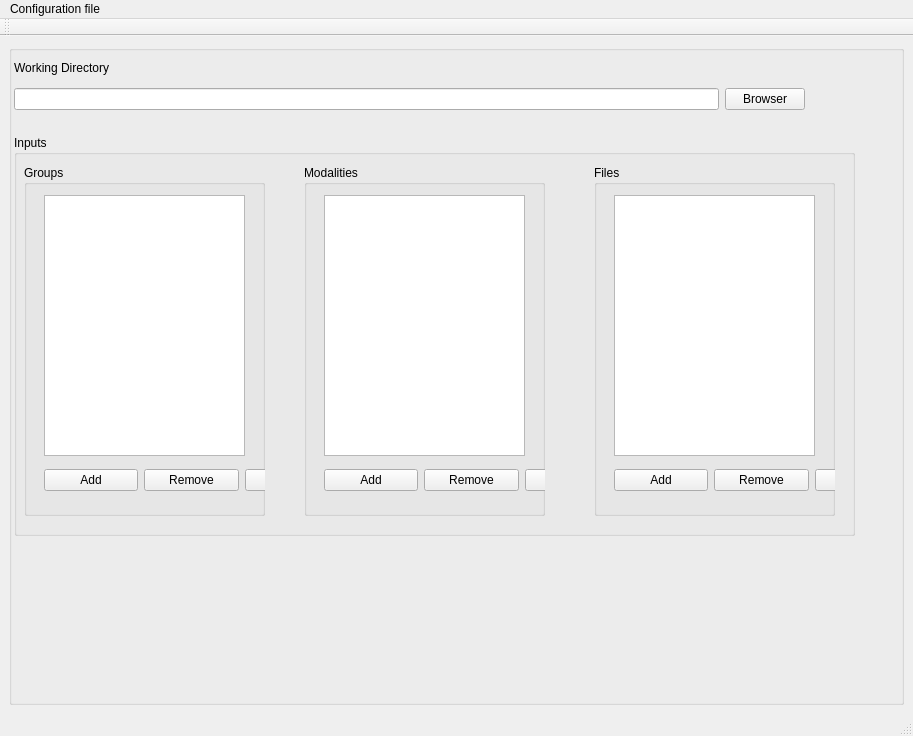
<?xml version="1.0" encoding="UTF-8"?>
<ui version="4.0">
 <class>MainWindow</class>
 <widget class="QMainWindow" name="MainWindow">
  <property name="geometry">
   <rect>
    <x>0</x>
    <y>0</y>
    <width>913</width>
    <height>736</height>
   </rect>
  </property>
  <property name="sizePolicy">
   <sizepolicy hsizetype="Expanding" vsizetype="Expanding">
    <horstretch>0</horstretch>
    <verstretch>0</verstretch>
   </sizepolicy>
  </property>
  <property name="windowTitle">
   <string>easyLearn</string>
  </property>
  <widget class="QWidget" name="centralwidget">
   <layout class="QGridLayout" name="gridLayout">
    <item row="0" column="0">
     <layout class="QVBoxLayout" name="verticalLayout">
      <item>
       <widget class="QGroupBox" name="groupBox_workingdir">
        <property name="title">
         <string/>
        </property>
        <widget class="QGroupBox" name="WholeGroupBox">
         <property name="geometry">
          <rect>
           <x>5</x>
           <y>90</y>
           <width>841</width>
           <height>401</height>
          </rect>
         </property>
         <property name="title">
          <string>Inputs</string>
         </property>
         <widget class="QGroupBox" name="groupBox_files">
          <property name="geometry">
           <rect>
            <x>580</x>
            <y>30</y>
            <width>241</width>
            <height>351</height>
           </rect>
          </property>
          <property name="title">
           <string>Files</string>
          </property>
          <widget class="QListView" name="listView_files">
           <property name="geometry">
            <rect>
             <x>20</x>
             <y>30</y>
             <width>201</width>
             <height>261</height>
            </rect>
           </property>
           <property name="sizeAdjustPolicy">
            <enum>QAbstractScrollArea::AdjustToContents</enum>
           </property>
          </widget>
          <widget class="QWidget" name="layoutWidget_2">
           <property name="geometry">
            <rect>
             <x>20</x>
             <y>300</y>
             <width>295</width>
             <height>30</height>
            </rect>
           </property>
           <layout class="QHBoxLayout" name="horizontalLayout_3">
            <item>
             <widget class="QPushButton" name="pushButton_addfiles">
              <property name="toolTipDuration">
               <number>-5</number>
              </property>
              <property name="whatsThis">
               <string>&lt;html&gt;&lt;head/&gt;&lt;body&gt;&lt;p&gt;push the button then close program&lt;/p&gt;&lt;/body&gt;&lt;/html&gt;</string>
              </property>
              <property name="text">
               <string>Add</string>
              </property>
             </widget>
            </item>
            <item>
             <widget class="QPushButton" name="pushButton_removefiles">
              <property name="text">
               <string>Remove</string>
              </property>
             </widget>
            </item>
            <item>
             <widget class="QPushButton" name="pushButton_clearfiles">
              <property name="text">
               <string>Clear</string>
              </property>
             </widget>
            </item>
           </layout>
          </widget>
         </widget>
         <widget class="QGroupBox" name="groupBox_modality">
          <property name="geometry">
           <rect>
            <x>290</x>
            <y>30</y>
            <width>241</width>
            <height>351</height>
           </rect>
          </property>
          <property name="title">
           <string>Modalities</string>
          </property>
          <widget class="QListView" name="listView_modalities">
           <property name="geometry">
            <rect>
             <x>20</x>
             <y>30</y>
             <width>201</width>
             <height>261</height>
            </rect>
           </property>
           <property name="sizeAdjustPolicy">
            <enum>QAbstractScrollArea::AdjustToContents</enum>
           </property>
          </widget>
          <widget class="QWidget" name="layoutWidget">
           <property name="geometry">
            <rect>
             <x>20</x>
             <y>300</y>
             <width>295</width>
             <height>30</height>
            </rect>
           </property>
           <layout class="QHBoxLayout" name="horizontalLayout_2">
            <item>
             <widget class="QPushButton" name="pushButton_addmodalities">
              <property name="toolTipDuration">
               <number>-5</number>
              </property>
              <property name="whatsThis">
               <string>&lt;html&gt;&lt;head/&gt;&lt;body&gt;&lt;p&gt;push the button then close program&lt;/p&gt;&lt;/body&gt;&lt;/html&gt;</string>
              </property>
              <property name="text">
               <string>Add</string>
              </property>
             </widget>
            </item>
            <item>
             <widget class="QPushButton" name="pushButton_removemodalites">
              <property name="text">
               <string>Remove</string>
              </property>
             </widget>
            </item>
            <item>
             <widget class="QPushButton" name="pushButton_clearmodalities">
              <property name="text">
               <string>Clear</string>
              </property>
             </widget>
            </item>
           </layout>
          </widget>
         </widget>
         <widget class="QGroupBox" name="groupBox_group">
          <property name="geometry">
           <rect>
            <x>10</x>
            <y>30</y>
            <width>241</width>
            <height>351</height>
           </rect>
          </property>
          <property name="title">
           <string>Groups</string>
          </property>
          <widget class="QListView" name="listView_groups">
           <property name="geometry">
            <rect>
             <x>20</x>
             <y>30</y>
             <width>201</width>
             <height>261</height>
            </rect>
           </property>
           <property name="sizeAdjustPolicy">
            <enum>QAbstractScrollArea::AdjustToContents</enum>
           </property>
          </widget>
          <widget class="QWidget" name="layoutWidget">
           <property name="geometry">
            <rect>
             <x>20</x>
             <y>300</y>
             <width>295</width>
             <height>30</height>
            </rect>
           </property>
           <layout class="QHBoxLayout" name="horizontalLayout">
            <item>
             <widget class="QPushButton" name="pushButton_addgroups">
              <property name="toolTipDuration">
               <number>-5</number>
              </property>
              <property name="whatsThis">
               <string>&lt;html&gt;&lt;head/&gt;&lt;body&gt;&lt;p&gt;push the button then close program&lt;/p&gt;&lt;/body&gt;&lt;/html&gt;</string>
              </property>
              <property name="text">
               <string>Add</string>
              </property>
             </widget>
            </item>
            <item>
             <widget class="QPushButton" name="pushButton_removegroups">
              <property name="text">
               <string>Remove</string>
              </property>
             </widget>
            </item>
            <item>
             <widget class="QPushButton" name="pushButton_cleargroups">
              <property name="text">
               <string>Clear</string>
              </property>
             </widget>
            </item>
           </layout>
          </widget>
         </widget>
        </widget>
        <widget class="QLabel" name="label">
         <property name="geometry">
          <rect>
           <x>5</x>
           <y>15</y>
           <width>136</width>
           <height>16</height>
          </rect>
         </property>
         <property name="text">
          <string>Working Directory</string>
         </property>
        </widget>
        <widget class="QWidget" name="layoutWidget">
         <property name="geometry">
          <rect>
           <x>5</x>
           <y>39</y>
           <width>791</width>
           <height>30</height>
          </rect>
         </property>
         <layout class="QHBoxLayout" name="horizontalLayout_4">
          <item>
           <widget class="QLineEdit" name="lineEdit_workingdir"/>
          </item>
          <item>
           <widget class="QPushButton" name="browser_workingdir">
            <property name="text">
             <string>Browser</string>
            </property>
           </widget>
          </item>
         </layout>
        </widget>
       </widget>
      </item>
     </layout>
    </item>
   </layout>
  </widget>
  <widget class="QMenuBar" name="menubar">
   <property name="geometry">
    <rect>
     <x>0</x>
     <y>0</y>
     <width>913</width>
     <height>26</height>
    </rect>
   </property>
   <widget class="QMenu" name="menuConfig">
    <property name="title">
     <string>Configuration file</string>
    </property>
   </widget>
   <addaction name="menuConfig"/>
  </widget>
  <widget class="QStatusBar" name="statusbar"/>
  <widget class="QToolBar" name="toolBar">
   <property name="windowTitle">
    <string>toolBar</string>
   </property>
   <attribute name="toolBarArea">
    <enum>TopToolBarArea</enum>
   </attribute>
   <attribute name="toolBarBreak">
    <bool>false</bool>
   </attribute>
  </widget>
 </widget>
 <tabstops>
  <tabstop>lineEdit_workingdir</tabstop>
  <tabstop>listView_groups</tabstop>
  <tabstop>pushButton_addgroups</tabstop>
  <tabstop>pushButton_cleargroups</tabstop>
  <tabstop>listView_modalities</tabstop>
  <tabstop>pushButton_addmodalities</tabstop>
  <tabstop>pushButton_removemodalites</tabstop>
  <tabstop>pushButton_clearmodalities</tabstop>
  <tabstop>pushButton_addfiles</tabstop>
  <tabstop>pushButton_removefiles</tabstop>
  <tabstop>pushButton_clearfiles</tabstop>
  <tabstop>listView_files</tabstop>
  <tabstop>pushButton_removegroups</tabstop>
  <tabstop>browser_workingdir</tabstop>
 </tabstops>
 <resources/>
 <connections/>
 <slots>
  <slot>stest()</slot>
 </slots>
</ui>
